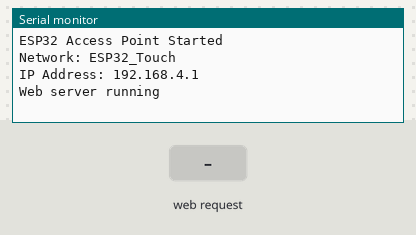
Recording of a sketch running on a simulated ESP32. On the bench: the last lines printed to the serial monitor. The inputs (shaded band) are chosen by the test bench.

Above: at 1.2 s.
1.3 s: HTTP request GET /threshold?value=1 received
At 1.7 s:
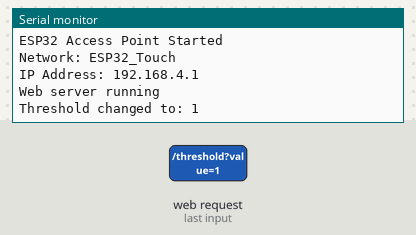
2.8 s: HTTP request GET /threshold?value=0 received
At 4.0 s:
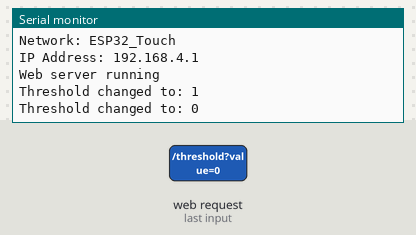

Measured:
- after the input at 1.3 s, the serial monitor: prints a new line at once (image 1)
- after the input at 2.8 s, the serial monitor: prints a new line at once (image 2)

The sketch:

Webserver.ino
```cpp
#include <WiFi.h>
#include <WebServer.h>

// ---------- ESP32 Access Point ----------
const char* ssid = "ESP32_Touch";
const char* password = "12345678";   // minimum 8 characters

WebServer server(80);


// ---------- Touch ----------
const int TOUCH_PIN = 4;
int TOUCH_THRESHOLD = 10;

int rawTouch = 0;
bool touched = false;


// ---------- Web Page ----------
String webpage()
{
  return R"rawliteral(
<!DOCTYPE html>
<html>
<head>
<meta name="viewport" content="width=device-width, initial-scale=1">

<style>
body {
  font-family: Arial;
  text-align:center;
  margin-top:40px;
}

.value {
  font-size:50px;
  font-weight:bold;
}

input,button {
  font-size:22px;
  padding:8px;
}

</style>

</head>

<body>

<h1>ESP32 Touch Monitor</h1>

<p>Touch Reading</p>
<div class="value" id="raw">---</div>

<p>State:</p>
<h2 id="state">---</h2>


<p>
Threshold:
<input id="threshold" type="number" value="10">
<button onclick="setThreshold()">Set</button>
</p>


<script>

function update()
{
 fetch('/value')
 .then(r=>r.json())
 .then(data=>{

 document.getElementById("raw").innerHTML=data.raw;

 if(data.touch)
   document.getElementById("state").innerHTML="TOUCHED";
 else
   document.getElementById("state").innerHTML="RELEASED";

 });
}


function setThreshold()
{
 let val=document.getElementById("threshold").value;

 fetch('/threshold?value='+val);
}


setInterval(update,200);

</script>

</body>
</html>

)rawliteral";
}


// ---------- Web Handlers ----------

void root()
{
  server.send(200,"text/html",webpage());
}


void value()
{
  rawTouch = touchRead(TOUCH_PIN);

  touched = rawTouch < TOUCH_THRESHOLD;


  String json="{";
  json += "\"raw\":"+String(rawTouch)+",";
  json += "\"touch\":"+String(touched);
  json += "}";


  server.send(200,"application/json",json);
}


void threshold()
{
  if(server.hasArg("value"))
  {
    TOUCH_THRESHOLD = server.arg("value").toInt();

    Serial.print("Threshold changed to: ");
    Serial.println(TOUCH_THRESHOLD);
  }

  server.send(200,"text/plain","OK");
}


// ---------- Setup ----------

void setup()
{
  Serial.begin(115200);


  // Create WiFi network
  WiFi.softAP(ssid,password);


  Serial.println();
  Serial.println("ESP32 Access Point Started");

  Serial.print("Network: ");
  Serial.println(ssid);

  Serial.print("IP Address: ");
  Serial.println(WiFi.softAPIP());


  server.on("/",root);
  server.on("/value",value);
  server.on("/threshold",threshold);


  server.begin();

  Serial.println("Web server running");
}


// ---------- Loop ----------

void loop()
{
  server.handleClient();
}
```
